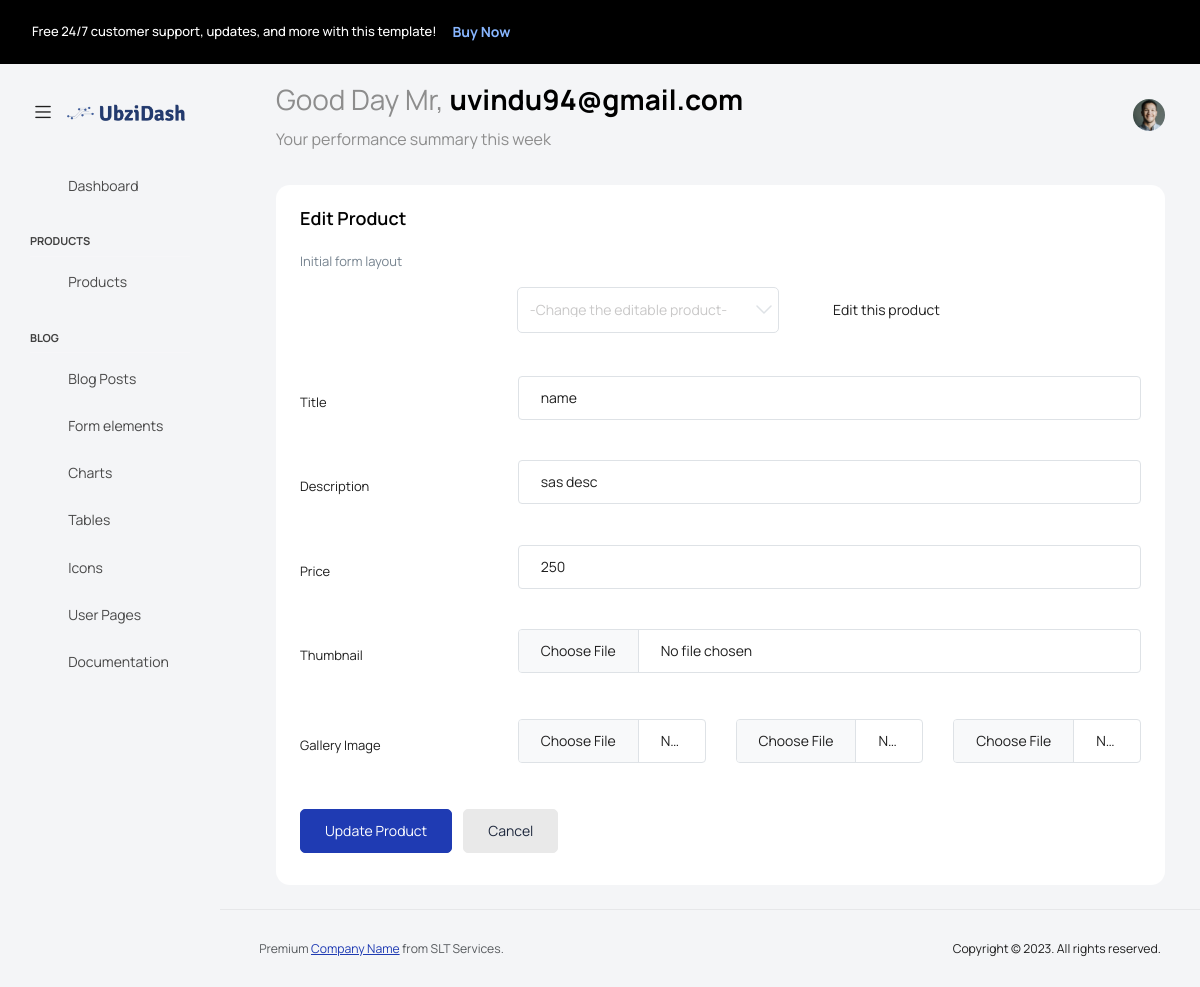
Before: /dashboard.php?page=edit_product (signed in) with the older database file.
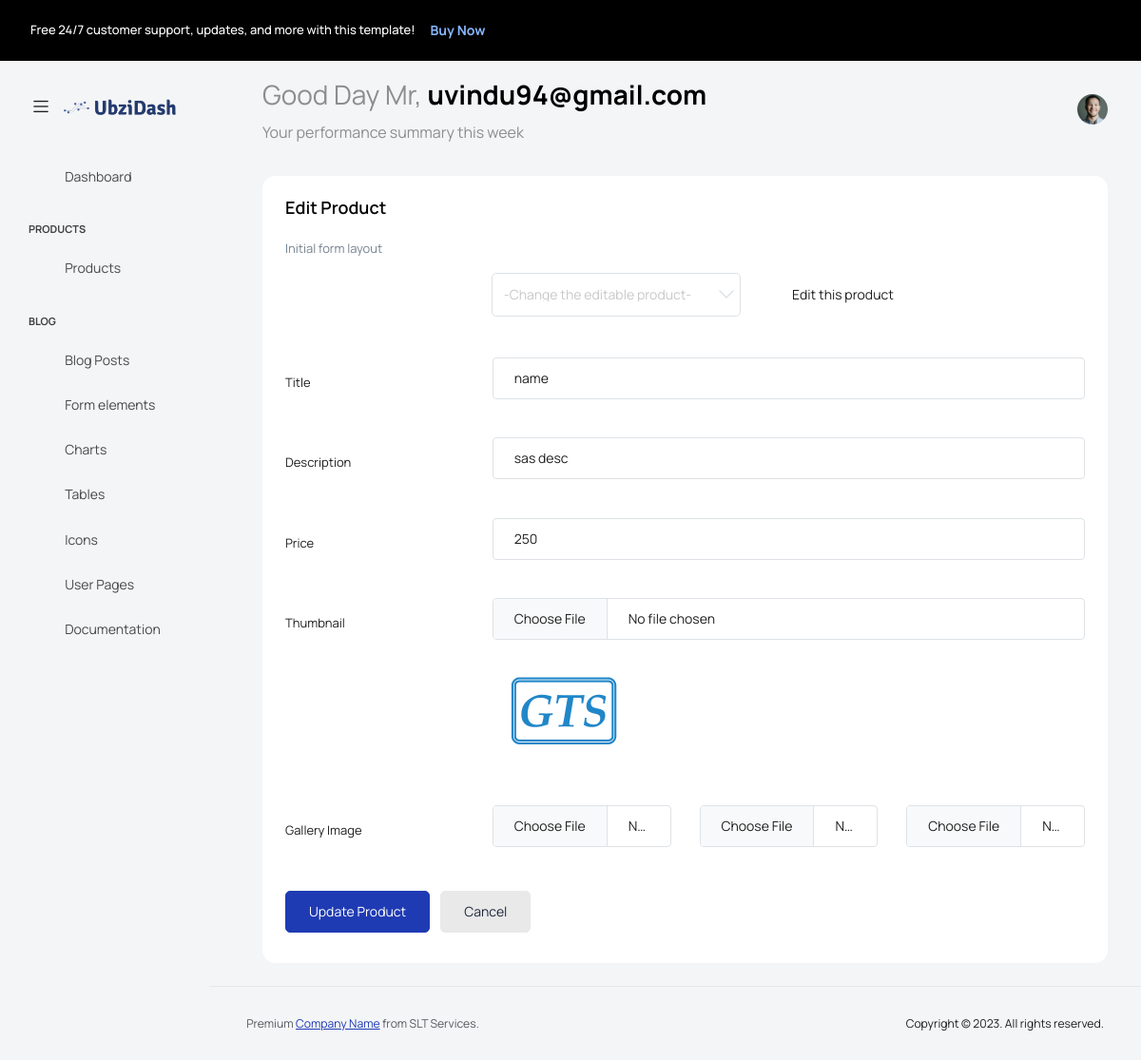
After: the same page with the newer database file.
### tables this page shows
CREATE TABLE `products` (
  `id` int(11) NOT NULL,
  `name` varchar(255) NOT NULL,
  `main_image` varchar(255) NOT NULL,
  `price` double NOT NULL,
  `description` longtext NOT NULL,
  `created_at` datetime NOT NULL DEFAULT current_timestamp(),
  `update_at` datetime NOT NULL DEFAULT current_timestamp() ON UPDATE current_timestamp()
);

### includes/functions.php (called while the page is built, shortened)
<?php
function getspecificproduct($con,$id)
{
    $sql="select * from products where id='$id'";
    $result=mysqli_query($con,$sql);
    return $result;
}

### includes/pages/edit_product.php (the view, shortened to what this page needs)
<?php
if (isset($_GET['product'])) {
    $pid = $_GET['product'];
} else {
    $pid = 1;
}
$singleproduct = getspecificproduct($conn, $pid);
foreach ($singleproduct as $item) {
    $title = $item['name'];
    $desc = $item['description'];
    $price = $item['price'];
    $thumbnail = $item['main_image'];
}
?>
<div class="card">
    <div class="card-body">
        <h4 class="card-title">Edit Product</h4>
        <p class="card-description"> Initial form layout </p>
        <form class="forms-sample" method="get" action="./dashboard.php?page=edit_product">
            <div class="row">
                <div class="col-3"></div>
                <div class="col-4">
                    <select class="form-control" id="product" name="product" required>
                        <option value="">-Change the editable product-</option>
                    </select>
                </div>
                <div class="col-5">
                    <input type="submit" class="btn" value="Edit this product">
                </div>
            </div>
        </form><br><br>
        <form action="./includes/scripts/addnewproduct.php" class="forms-sample" method="post" enctype="multipart/form-data">
            <div class="form-group row">
                <label for="" class="col-sm-3 col-form-label">Title</label>
                <div class="col-sm-9">
                    <input type="text" class="form-control" id="title" name="title" placeholder="Product Title" value="<?php echo $title; ?>">
                </div>
            </div>
            <div class="form-group row">
                <label for="exampleInputEmail2" class="col-sm-3 col-form-label">Description</label>
                <div class="col-sm-9">
                    <textarea class="form-control" id="desc" name="desc" placeholder="Product Description"><?php echo $desc; ?></textarea>
                </div>
            </div>
            <div class="form-group row">
                <label for="" class="col-sm-3 col-form-label" value="<?php echo $price; ?>">Price</label>
                <div class="col-sm-9">
                    <input type="text" class="form-control" id="price" name="price" placeholder="Product Price" value="<?php echo $price; ?>">
                </div>
            </div>
            <div class="form-group row">
                <label for="exampleInputPassword2" class="col-sm-3 col-form-label">Thumbnail</label>
                <div class="col-sm-9">
                    <input type="file" class="form-control" id="thumbnail" name="thumbnail" placeholder="Password">
                    <img style="max-width: 150px;" src="./<?php echo $thumbnail; ?>" alt="">
                </div>
            </div>
            <div class="form-group row">
                <label for="exampleInputPassword2" class="col-sm-3 col-form-label">Gallery Image</label>
                <div class="col-sm-3">
                    <input type="file" class="form-control" id="gallery1" name="gallery1" placeholder="Password">
                </div>
                <div class="col-sm-3">
                    <input type="file" class="form-control" id="gallery2" name="gallery2" placeholder="Password">
                </div>
                <div class="col-sm-3">
                    <input type="file" class="form-control" id="gallery3" name="gallery3" placeholder="Password">
                </div>
            </div>
            <button type="submit" class="btn btn-primary me-2">Update Product</button>
            <button class="btn btn-light">Cancel</button>
        </form>
    </div>
</div>

### dashboard.php (shortened to what this page needs)
<?php session_start();
$username = $_SESSION['username'];
include('./includes/connection.php');
include('./includes/functions.php');
?>
<!DOCTYPE html>
<html lang="en">
<head>
  <?php include('./includes/layout/headscripts.php'); ?>
</head>
<body class="with-welcome-text">
  <div class="container-scroller">
    <div class="row p-0 m-0 proBanner" id="proBanner">
      <div class="col-md-12 p-0 m-0">
        <div class="card-body card-body-padding px-3 d-flex align-items-center justify-content-between">
          <div class="ps-lg-3">
            <div class="d-flex align-items-center justify-content-between">
              <p class="mb-0 fw-medium me-3 buy-now-text">Free 24/7 customer support, updates, and more with this template!</p>
              <a href="https://www.bootstrapdash.com/product/star-admin-pro/" target="_blank" class="btn me-2 buy-now-btn border-0">Buy Now</a>
            </div>
          </div>
          <div class="d-flex align-items-center justify-content-between">
            <a href="https://www.bootstrapdash.com/product/star-admin-pro/"><i class="ti-home me-3 text-white"></i></a>
            <button id="bannerClose" class="btn border-0 p-0">
              <i class="ti-close text-white"></i>
            </button>
          </div>
        </div>
      </div>
    </div>
    <?php
    include('./includes/layout/navigation.php');
    ?>
    <div class="container-fluid page-body-wrapper">
      <?php
      include('./includes/layout/sidebar.php');
      ?>
      <div class="main-panel">
        <div class="content-wrapper">
          <?php
          if ( isset($_GET['page']) && $_GET['page'] == 'all_products') {
            include('./includes/pages/all_products.php');
          } elseif (  isset($_GET['page']) && $_GET['page'] == 'add_product') {
            include('./includes/pages/add_new_product.php');
          } elseif (  isset($_GET['page']) && $_GET['page'] == 'edit_product') {
            include('./includes/pages/edit_product.php');
          }
          elseif (  isset($_GET['page']) && $_GET['page'] == 'add_post') {
            include('./includes/pages/blog/add_new_post.php');
          }
          else {
          }
          ?>
        </div>
        <?php
        include('./includes/layout/footer.php');
        ?>
      </div>
    </div>
  </div>
</body>
</html>

### includes/layout/headscripts.php (shortened to what this page needs)
<link rel="stylesheet" href="assets/vendors/feather/feather.css">
<link rel="stylesheet" href="assets/vendors/mdi/css/materialdesignicons.min.css">
<link rel="stylesheet" href="assets/vendors/ti-icons/css/themify-icons.css">
<link rel="stylesheet" href="assets/vendors/font-awesome/css/font-awesome.min.css">
<link rel="stylesheet" href="assets/vendors/typicons/typicons.css">
<link rel="stylesheet" href="assets/vendors/simple-line-icons/css/simple-line-icons.css">
<link rel="stylesheet" href="assets/vendors/css/vendor.bundle.base.css">
<link rel="stylesheet" href="assets/vendors/bootstrap-datepicker/bootstrap-datepicker.min.css">
<link rel="stylesheet" href="assets/vendors/datatables.net-bs4/dataTables.bootstrap4.css">
<link rel="stylesheet" type="text/css" href="assets/js/select.dataTables.min.css">
<link rel="stylesheet" href="assets/css/style.css">

### includes/layout/navigation.php (shortened to what this page needs)
<nav class="navbar default-layout col-lg-12 col-12 p-0 fixed-top d-flex align-items-top flex-row">
        <div class="text-center navbar-brand-wrapper d-flex align-items-center justify-content-start">
          <div class="me-3">
            <button class="navbar-toggler navbar-toggler align-self-center" type="button" data-bs-toggle="minimize">
              <span class="icon-menu"></span>
            </button>
          </div>
          <div>
            <a class="navbar-brand brand-logo" href="index.html">
              <img src="assets/images/logo.svg" alt="logo" />
            </a>
          </div>
        </div>
        <div class="navbar-menu-wrapper d-flex align-items-top">
          <ul class="navbar-nav">
            <li class="nav-item fw-semibold d-none d-lg-block ms-0">
              <h1 class="welcome-text">Good Day Mr, <span class="text-black fw-bold"><?php echo $username; ?></span></h1>
              <h3 class="welcome-sub-text">Your performance summary this week </h3>
            </li>
          </ul>
          <ul class="navbar-nav ms-auto">
            <li class="nav-item dropdown d-none d-lg-block user-dropdown">
              <a class="nav-link" id="UserDropdown" href="#" data-bs-toggle="dropdown" aria-expanded="false">
                <img class="img-xs rounded-circle" src="assets/images/faces/face8.jpg" alt="Profile image"> </a>
            </li>
          </ul>
        </div>
      </nav>

### includes/layout/sidebar.php (shortened to what this page needs)
<nav class="sidebar sidebar-offcanvas" id="sidebar">
  <ul class="nav">
    <li class="nav-item">
      <a class="nav-link" href="index.html">
        <i class="mdi mdi-grid-large menu-icon"></i>
        <span class="menu-title">Dashboard</span>
      </a>
    </li>
    <li class="nav-item nav-category">Products</li>
    <li class="nav-item">
      <a class="nav-link" data-bs-toggle="collapse" href="#ui-basic" aria-expanded="false" aria-controls="ui-basic">
        <i class="menu-icon mdi mdi-floor-plan"></i>
        <span class="menu-title">Products</span>
        <i class="menu-arrow"></i>
      </a>
    </li>
    <li class="nav-item nav-category">Blog</li>
    <li class="nav-item">
      <a class="nav-link" data-bs-toggle="collapse" href="#ui-blogs" aria-expanded="false" aria-controls="ui-blogs">
        <i class="menu-icon mdi mdi-file-document"></i>
        <span class="menu-title">Blog Posts</span>
        <i class="menu-arrow"></i>
      </a>
    </li>
    <li class="nav-item">
      <a class="nav-link" data-bs-toggle="collapse" href="#form-elements" aria-expanded="false" aria-controls="form-elements">
        <i class="menu-icon mdi mdi-card-text-outline"></i>
        <span class="menu-title">Form elements</span>
        <i class="menu-arrow"></i>
      </a>
    </li>
    <li class="nav-item">
      <a class="nav-link" data-bs-toggle="collapse" href="#charts" aria-expanded="false" aria-controls="charts">
        <i class="menu-icon mdi mdi-chart-line"></i>
        <span class="menu-title">Charts</span>
        <i class="menu-arrow"></i>
      </a>
    </li>
    <li class="nav-item">
      <a class="nav-link" data-bs-toggle="collapse" href="#tables" aria-expanded="false" aria-controls="tables">
        <i class="menu-icon mdi mdi-table"></i>
        <span class="menu-title">Tables</span>
        <i class="menu-arrow"></i>
      </a>
    </li>
    <li class="nav-item">
      <a class="nav-link" data-bs-toggle="collapse" href="#icons" aria-expanded="false" aria-controls="icons">
        <i class="menu-icon mdi mdi-layers-outline"></i>
        <span class="menu-title">Icons</span>
        <i class="menu-arrow"></i>
      </a>
    </li>
    <li class="nav-item">
      <a class="nav-link" data-bs-toggle="collapse" href="#auth" aria-expanded="false" aria-controls="auth">
        <i class="menu-icon mdi mdi-account-circle-outline"></i>
        <span class="menu-title">User Pages</span>
        <i class="menu-arrow"></i>
      </a>
    </li>
    <li class="nav-item">
      <a class="nav-link" href="docs/documentation.html">
        <i class="menu-icon mdi mdi-file-document"></i>
        <span class="menu-title">Documentation</span>
      </a>
    </li>
  </ul>
</nav>

### includes/layout/footer.php
<footer class="footer">
            <div class="d-sm-flex justify-content-center justify-content-sm-between">
              <span class="text-muted text-center text-sm-left d-block d-sm-inline-block">Premium <a href="https://www.bootstrapdash.com/" target="_blank">Company Name</a> from SLT Services.</span>
              <span class="float-none float-sm-end d-block mt-1 mt-sm-0 text-center">Copyright © 2023. All rights reserved.</span>
            </div>
          </footer>

Changed rows visible on the page:
changed products "name": main_image: picture added
